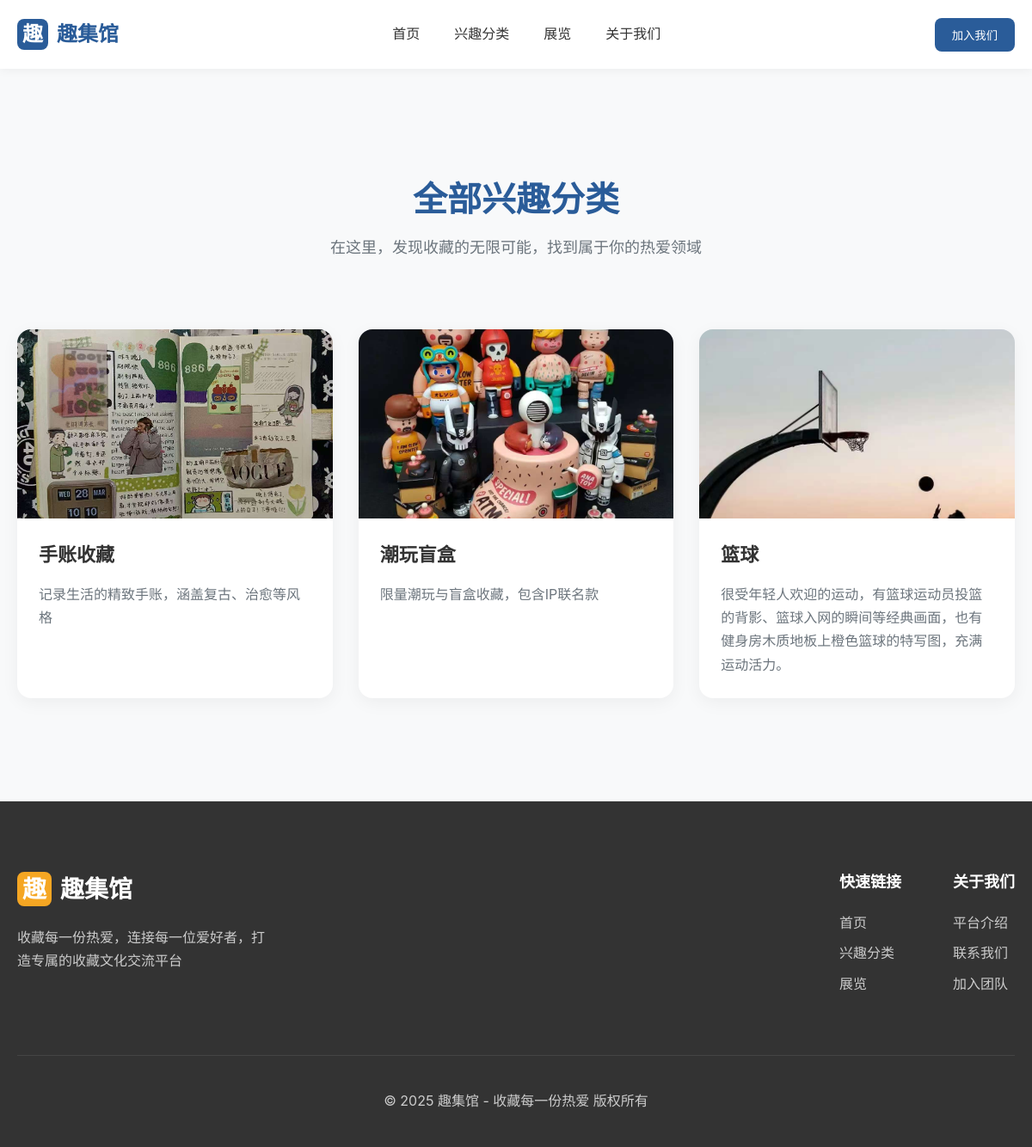
The page /hobby on the database its author committed.
### tables this page shows
CREATE TABLE hobby
                 (id INTEGER PRIMARY KEY AUTOINCREMENT, 
                  title TEXT NOT NULL, 
                  desc TEXT NOT NULL);

### app.py (the view)
@app.route('/hobby')
def hobby():
    conn = sqlite3.connect('qujiguan.db')
    c = conn.cursor()
    c.execute("SELECT * FROM hobby")
    hobbies = c.fetchall()
    conn.close()
    return render_template('hobby.html', hobbies=hobbies)

### templates/hobby.html (shortened to what this page needs)
<!DOCTYPE html>
<html lang="zh-CN">
<head>
    <link rel="stylesheet" href="/static/css/style.css">
</head>
<body>
    <div class="header">
        <div class="container nav">
            <div class="logo">
                <div class="logo-icon">趣</div>趣集馆
            </div>
            <ul class="nav-list">
                <li class="nav-item"><a href="/">首页</a ></li>
                <li class="nav-item"><a href="/hobby">兴趣分类</a ></li>
                <li class="nav-item"><a href="/exhibition">展览</a ></li>
                <li class="nav-item"><a href="#">关于我们</a ></li>
            </ul>
            <button class="btn btn-primary">加入我们</button>
        </div>
    </div>
    <div class="section">
        <div class="container">
            <h2 class="section-title">全部兴趣分类</h2>
            <p class="section-desc">在这里，发现收藏的无限可能，找到属于你的热爱领域</p >
            <div class="hobby-grid">
                {% for hobby in hobbies %}
                <div class="hobby-card">
                    <div class="hobby-img">
                        <img src="/static/images/hobby{{ hobby[0] }}.jpg" alt="{{ hobby[1] }}">
                    </div>
                    <div class="hobby-card-content">
                        <h3 class="hobby-card-title">{{ hobby[1] }}</h3>
                        <p class="hobby-card-desc">{{ hobby[2] }}</p >
                    </div>
                </div>
                {% else %}
                <div style="grid-column: 1/-1; text-align: center; padding: 50px; font-size: 18px; color: var(--gray);">
                    暂无兴趣分类，敬请期待～
                </div>
                {% endfor %}
            </div>
        </div>
    </div>
    <div class="footer">
        <div class="container">
            <div class="footer-top">
                <div class="footer-left">
                    <div class="footer-logo">
                        <div class="footer-logo-icon">趣</div>趣集馆
                    </div>
                    <p class="footer-desc">收藏每一份热爱，连接每一位爱好者，打造专属的收藏文化交流平台</p >
                </div>
                <div class="footer-links">
                    <div class="link-group">
                        <h4 class="link-title">快速链接</h4>
                        <ul class="link-list">
                            <li><a href="/">首页</a ></li>
                            <li><a href="/hobby">兴趣分类</a ></li>
                            <li><a href="/exhibition">展览</a ></li>
                        </ul>
                    </div>
                    <div class="link-group">
                        <h4 class="link-title">关于我们</h4>
                        <ul class="link-list">
                            <li><a href="#">平台介绍</a ></li>
                            <li><a href="#">联系我们</a ></li>
                            <li><a href="#">加入团队</a ></li>
                        </ul>
                    </div>
                </div>
            </div>
            <div class="footer-bottom">
                <p>© 2025 趣集馆 - 收藏每一份热爱 版权所有</p >
            </div>
        </div>
    </div>
</body>
</html>

### static/css/style.css (style rules this page uses)
* { margin: 0; padding: 0; box-sizing: border-box; font-family: 'Inter', 'Noto Sans SC', sans-serif; }
:root { --primary: #2A5C99; --secondary: #F5A623; --light: #F8F9FA; --dark: #333333; --gray: #6C757D; }
body { color: var(--dark); background-color: var(--light); line-height: 1.6; }
a { text-decoration: none; color: inherit; }
.container { width: 1200px; margin: 0 auto; padding: 0 20px; }
.btn { padding: 10px 20px; border-radius: 8px; font-weight: 500; transition: all 0.3s; border: none; cursor: pointer; }
.btn-primary { background-color: var(--primary); color: white; }
.header { background-color: white; box-shadow: 0 2px 10px rgba(0,0,0,0.05); position: sticky; top: 0; z-index: 100; }
.nav { display: flex; justify-content: space-between; align-items: center; height: 80px; }
.logo { font-size: 24px; font-weight: 700; color: var(--primary); display: flex; align-items: center; gap: 10px; }
.logo-icon { width: 36px; height: 36px; background-color: var(--primary); border-radius: 8px; display: flex; align-items: center; justify-content: center; color: white; }
.nav-list { display: flex; gap: 40px; list-style: none; }
.nav-item a { font-weight: 500; transition: color 0.3s; }
.section { padding: 120px 0; }
.section-title { text-align: center; font-size: 40px; color: var(--primary); margin-bottom: 10px; }
.section-desc { text-align: center; font-size: 18px; color: var(--gray); max-width: 800px; margin: 0 auto 80px; }
.hobby-grid { display: grid; grid-template-columns: repeat(3, 1fr); gap: 30px; }
.hobby-card { background-color: white; border-radius: 16px; overflow: hidden; box-shadow: 0 5px 20px rgba(0,0,0,0.05); transition: transform 0.3s; }
.hobby-img { height: 220px; background-color: rgba(42,92,153,0.1); }
.hobby-img img { width: 100%; height: 100%; object-fit: cover; }
.hobby-card-title { font-size: 22px; padding: 25px 25px 15px; color: var(--dark); }
.hobby-card-desc { padding: 0 25px 25px; color: var(--gray); font-size: 16px; line-height: 1.7; }
.footer { background-color: var(--dark); color: white; padding: 80px 0 40px; }
.footer-top { display: flex; justify-content: space-between; margin-bottom: 60px; }
.footer-logo { font-size: 28px; font-weight: 700; margin-bottom: 20px; display: flex; align-items: center; gap: 10px; }
.footer-logo-icon { width: 40px; height: 40px; background-color: var(--secondary); border-radius: 8px; display: flex; align-items: center; justify-content: center; }
.footer-desc { color: #ccc; max-width: 300px; line-height: 1.7; }
.footer-links { display: flex; gap: 60px; }
.link-title { font-size: 18px; margin-bottom: 20px; color: white; }
.link-list { list-style: none; }
.link-list li { margin-bottom: 10px; }
.link-list a { color: #ccc; transition: color 0.3s; }
.footer-bottom { text-align: center; padding-top: 40px; border-top: 1px solid #444; color: #ccc; }

### rows shown on the page
hobby: shows a picture, title "手账收藏", desc "记录生活的精致手账，涵盖复古、治愈等风格"
hobby: shows a picture, title "潮玩盲盒", desc "限量潮玩与盲盒收藏，包含IP联名款"
hobby: shows a picture, title "篮球", desc "很受年轻人欢迎的运动，有篮球运动员投篮的背影、篮球入网的瞬间等经典画面，也有健身房木质地板上橙色篮球的特写图，充满运动活力。"
